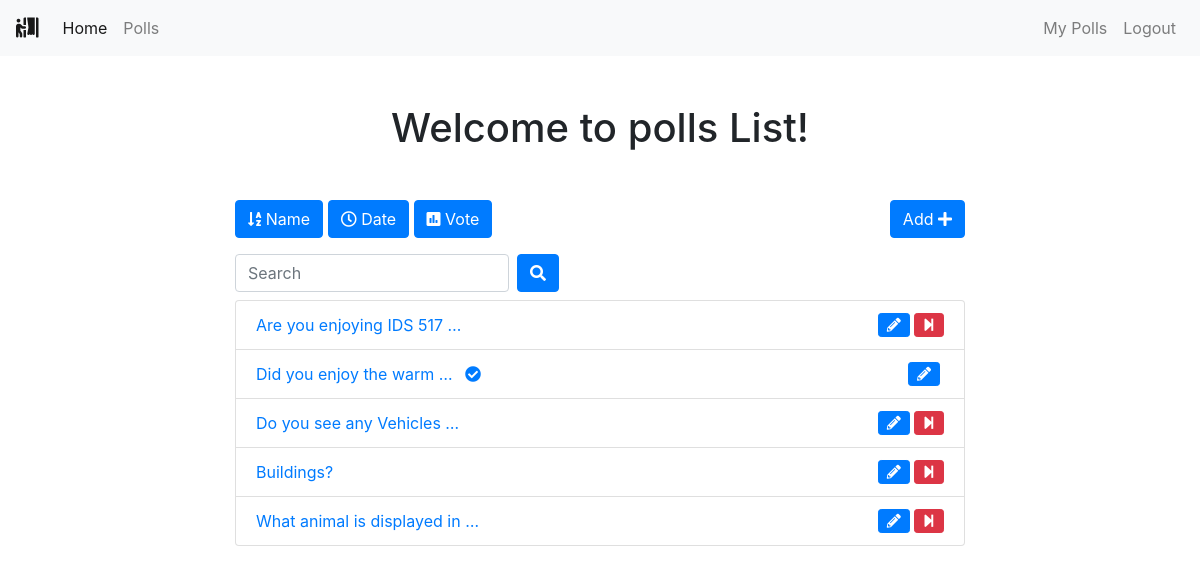
The app's page /polls/list/ (signed in) with its own data.
### polls/models.py (models this page shows, shortened)
class Poll(models.Model):
    owner = models.ForeignKey(User, on_delete=models.CASCADE)
    text = models.TextField()
    pub_date = models.DateTimeField(default=timezone.now)
    active = models.BooleanField(default=True)
    created_at = models.DateTimeField(auto_now_add=True)
    image = models.ImageField(upload_to='polls_images/', blank=True, null=True)

### polls/views.py (the view)
# urls.py: path('list/', views.polls_list, name='list'),
@login_required()
def polls_list(request):
    all_polls = Poll.objects.all()
    search_term = ''
    if 'name' in request.GET:
        all_polls = all_polls.order_by('text')
    if 'date' in request.GET:
        all_polls = all_polls.order_by('pub_date')
    if 'vote' in request.GET:
        all_polls = all_polls.annotate(Count('vote')).order_by('vote__count')
    if 'search' in request.GET:
        search_term = request.GET['search']
        all_polls = all_polls.filter(text__icontains=search_term)
    paginator = Paginator(all_polls, 6)  # Show 6 contacts per page
    page = request.GET.get('page')
    polls = paginator.get_page(page)
    get_dict_copy = request.GET.copy()
    params = get_dict_copy.pop('page', True) and get_dict_copy.urlencode()
    context = {
        'polls': polls,
        'params': params,
        'search_term': search_term,
    }
    return render(request, 'polls/polls_list.html', context)

### polls/templates/polls/polls_list.html (shortened to what this page needs)
{% extends 'base.html' %}
{% block content %}
<div class="container">
    <div class="row">
        <div class="col-md-8 offset-sm-2">
            <h1 class="text-center mb-5">Welcome to polls List!</h1>
            <a class="btn btn-{% if 'name' in request.GET %}warning{% else %}primary{% endif %} mb-3" href="?name=True"
                role="button"><i class="fas fa-sort-alpha-down"></i>
                Name</a>
            <a class="btn btn-{% if 'date' in request.GET %}warning{% else %}primary{% endif %} mb-3" href="?date=True"
                role="button"><i class="far fa-clock"></i> Date</a>
            <a class="btn btn-{% if 'vote' in request.GET %}warning{% else %}primary{% endif %} mb-3" href="?vote=True"
                role="button"><i class="fas fa-poll"></i> Vote</a>
            <a class="btn btn-primary mb-3 float-right" href="{% url 'polls:add' %}" role="button">Add <i class="fas fa-plus"></i></a>
            <form class="form-inline">
                <div class="form-group mr-sm-2 mb-2">
                    <input type="search" class="form-control" name="search" placeholder="Search" value={{ search_term }}>
                </div>
                <button type="submit" class="btn btn-primary mb-2"><i class="fas fa-search"></i></button>
            </form>
            <ul class="list-group">
                {% for poll in polls %}
                <li class="list-group-item"><a href="{% url 'polls:detail' poll.id %}">{{ poll.text|truncatewords:5 }}
                        {% if not poll.active%}
                        <i class="fas fa-check-circle ml-2"></i>
                        {% endif %}
                    </a>
                    {% if request.user == poll.owner %}
                    {% if poll.active %}
                    <a href="{% url 'polls:end_poll' poll.id %}" data-toggle="tooltip" data-placement="top" title="End Poll"
                        onclick="return confirm('Are you sure ?')"><i class="fas fa-step-forward float-right btn btn-danger btn-sm"></i></a>
                    {% endif %}
                    <a href="{% url 'polls:edit' poll.id %}" class="mr-3" data-toggle="tooltip" data-placement="top"
                        title="Edit Poll"><i class="fas fa-pencil-alt float-right btn btn-primary btn-sm mr-1"></i></a>
                    {% endif %}
                </li>
                {% endfor %}
            </ul>
        </div>
    </div>
</div>
{% endblock content %}

### templates/base.html (shortened to what this page needs)
{% load static %}
<!DOCTYPE html>
<html lang="en">
<head>
    <link rel="stylesheet" href="https://maxcdn.bootstrapcdn.com/bootstrap/4.0.0/css/bootstrap.min.css"
>
    <link rel="stylesheet" href="https://use.fontawesome.com/releases/v5.6.3/css/all.css"
>
</head>
<body>
    {% include 'includes/navbar.html' %}
    {% block content %}
    {% endblock content %}
</body>
</html>

### templates/includes/navbar.html (shortened to what this page needs)
<nav class="navbar navbar-expand-sm navbar-light bg-light mb-5">
    <a class="navbar-brand" href="{% url 'home' %}"><i class="fas fa-person-booth"></i></a>
    <div class="collapse navbar-collapse" id="collapsibleNavId">
        <ul class="navbar-nav mr-auto mt-2 mt-lg-0">
            <li class="nav-item active">
                <a class="nav-link" href="{% url 'home' %}">Home <span class="sr-only">(current)</span></a>
            </li>
            {% if request.user.is_authenticated %}
            <li class="nav-item">
                <a class="nav-link" href="{% url 'polls:list' %}">Polls</a>
            </li>
            {% endif %}
        </ul>
        <div class="navbar-nav ml-auto">
            {% if request.user.is_authenticated %}
            <a class="nav-link" href="{% url 'polls:list_by_user' %}">My Polls</a>
            <a class="nav-link" href="{% url 'accounts:logout' %}">Logout</a>
            {% else %}
            <a class="nav-link" href="{% url 'accounts:login' %}">Login</a>
            <a class="nav-link" href="{% url 'accounts:register' %}">Register</a>
            {% endif %}
        </div>
    </div>
</nav>

### records on screen
Poll: text "Are you enjoying IDS 517 …", active True (drawn)
Poll: text "Did you enjoy the warm …", active False (drawn)
Poll: text "Do you see any Vehicles …", active True (drawn)
Poll: text "Buildings?", active True (drawn)
Poll: text "What animal is displayed in …", active True (drawn)
